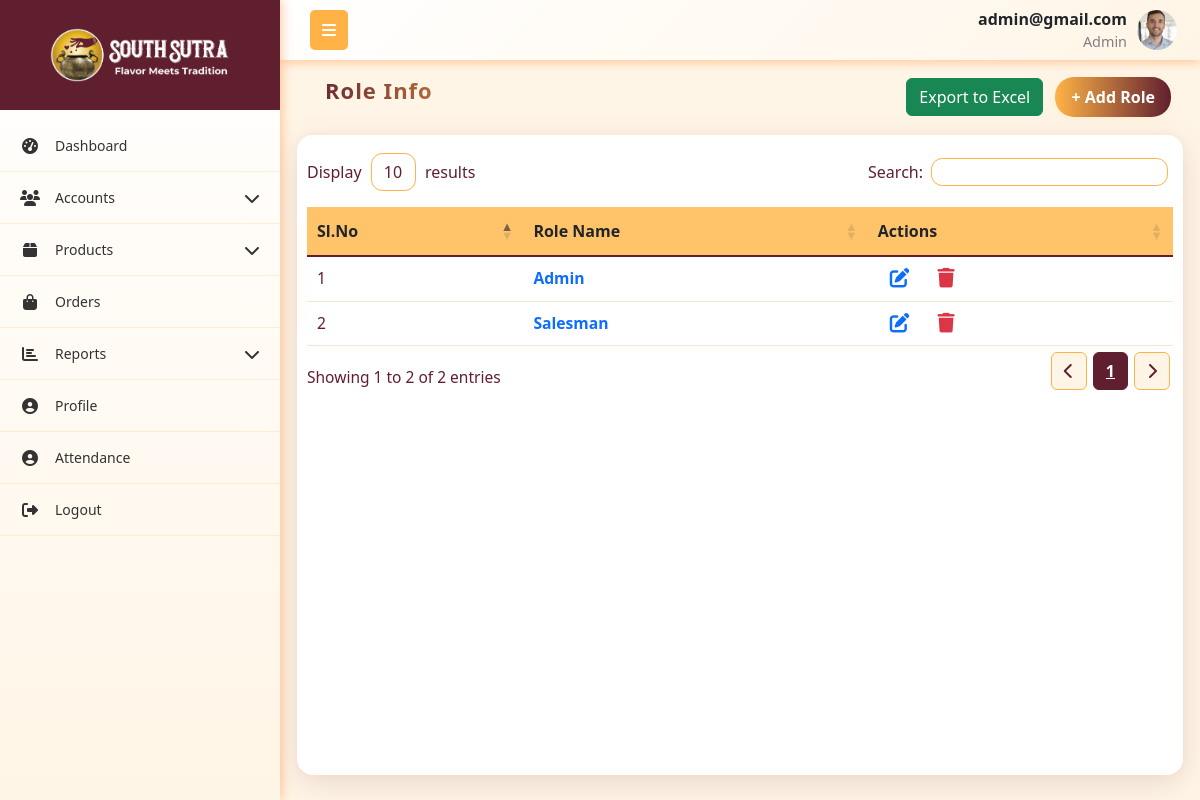
The app's page /role/table/ (signed in) with its own data.
### App1/models.py (models this page shows, shortened)
class User(models.Model):
    role = models.ForeignKey(Role,on_delete=models.CASCADE,related_name="role")
    username = models.CharField(max_length=255, unique=True)
    password = models.CharField(max_length=255)
    first_name = models.CharField(max_length=255)
    last_name = models.CharField(max_length=255)
    email = models.EmailField(unique=True)
    phone_number = models.CharField(max_length=15, unique=True)
    address = models.TextField()
    city = models.CharField(max_length=255)
    state = models.CharField(max_length=255)
    pincode = models.CharField(max_length=10)
    is_active = models.BooleanField(default=True)
    created_at = models.DateTimeField(auto_now_add=True)
    updated_at = models.DateTimeField(auto_now=True)
    profile_picture = models.ImageField(upload_to='profile_pictures/', null=True, blank=True)

class Role(models.Model):
    name = models.CharField(max_length=255, unique=True)
    created_at = models.DateTimeField(auto_now_add=True)
    updated_at = models.DateTimeField(auto_now=True)

### App1/views.py (the view)
# urls.py: path('role/table/', role_table, name='role_table'),
def role_table(request):
    current_user, role_permission = get_logged_in_user(request)
    if not current_user:
        return redirect('login')
    roles = Role.objects.all()
    context={'roles':roles,'current_user':current_user, 'role_permission': role_permission}
    return render(request, 'accounts/role_table.html',context )

### App1/views.py (called while the page is built)
def get_logged_in_user(request):
    username = request.session.get('current_user')
    if not username:
        return None
    try:
        user = User.objects.get(username=username)
        try:
            role_permission = RolePermissions.objects.get(role=user.role)
        except RolePermissions.DoesNotExist:
            role_permission = None
        return user, role_permission
    except User.DoesNotExist:
        return None, None

### templates/accounts/role_table.html (shortened to what this page needs)
{% extends 'company_admin/base.html' %}
{% load static %}
{% block content %}
<link rel="stylesheet" href="https://cdn.datatables.net/1.13.4/css/dataTables.bootstrap5.min.css">
<link rel="stylesheet" href="https://cdn.datatables.net/responsive/2.4.1/css/responsive.bootstrap5.min.css">
<link rel="stylesheet" href="https://cdnjs.cloudflare.com/ajax/libs/font-awesome/6.4.0/css/all.min.css">
<div class="container mt-1">
    <div class="mb-0 p-0">
        <div class="d-flex justify-content-between flex-wrap m-1">
            <h5 class="header">Role Info</h5>
           <div>
                <div style="position: relative; display: inline-block;">
                    <button onclick="toggleColumnSelector()" class="btn btn-success">Export to Excel</button>
                </div>
                {% if role_permission.roles_a %}
                <a href="{% url 'add_role' %}" class="btn btn-primary m-2">+ Add Role</a>
                {% endif %}
           </div>
        </div>
    </div>
    <div class="custom-card">
        <table id="roletable" class="table align-middle" style="width:100%">
            <thead class="table-header">
                <tr>
                    <th>Sl.No</th>
                    <th>Role Name</th>
                    <th>Actions</th>
                </tr>
            </thead>
            <tbody>
                {% for role in roles %}
                <tr>
                    <td>{{ forloop.counter }}</td>
                    <td><strong><a href="{% url 'role_permissions' role.id  %}" class="text-decoration-none"> {{ role.name }} </a></strong></td>
                    <td>
                        {% if role_permission.roles_e %}
                        <a href="{% url 'edit_role' role.id %}" class="btn-icon text-decoration-none" title="Edit">
                        </a>
                        {% endif %}
                        {% if role_permission.roles_d %}
                        <a href="{% url 'delete_role' role.id %}" onclick="return confirm('Are you sure?');" class="btn-icon" title="Delete">
                        </a>
                        {% endif %}
                    </td>
                </tr>
                {% endfor %}
            </tbody>
        </table>
    </div>
</div>
{% endblock content %}

### templates/company_admin/base.html (shortened to what this page needs)
{% load static %}
<!DOCTYPE html>
<html lang="en">
<head>
    <link href="https://cdnjs.cloudflare.com/ajax/libs/bootstrap/5.3.0/css/bootstrap.min.css" rel="stylesheet">
    <link href="https://cdnjs.cloudflare.com/ajax/libs/font-awesome/6.4.0/css/all.min.css" rel="stylesheet">
    <link rel="stylesheet" href="https://cdn.datatables.net/1.13.4/css/dataTables.bootstrap5.min.css">
    <link rel="stylesheet" href="https://cdn.datatables.net/responsive/2.4.1/css/responsive.bootstrap5.min.css">
    <link rel="stylesheet" href="{% static 'css/alert.css' %}">
</head>
<body>
    <nav class="top-navbar">
        <div class="navbar-container">
            <div class="navbar-left">
                <button class="sidebar-toggle" id="sidebarToggle">
                    <i class="fas fa-bars"></i>
                </button>
            </div>
            <div class="navbar-right me-2">
                <div class="navbar-user-info">
                    <span class="username">{{current_user.username}}</span>
                    <span class="role">{{current_user.role.name}}</span>
                </div>
                {% if current_user.profile_picture %}
                    <img src="{{ current_user.profile_picture.url }}"
                        alt="{{ current_user.get_full_name }}"
                        class="navbar-profile-img">
                {% else %}
                     <div class="navbar-profile-fallback">
                        {{ current_user.first_name|first|upper }}{{ current_user.last_name|first|upper }}
                    </div>
                {% endif %}
            </div>
        </div>
    </nav>
    <nav class="sidebar" id="sidebar">
        <div class="sidebar-logo-container">
            <img src="{% static 'images/logo.png' %}" alt="Company Logo"  class="logo">
        </div>
        <ul class="nav flex-column sidebar-nav">
            {% if role_permission.dashboard_v %}
            <li class="nav-item">
                <a class="nav-link" href="{% url 'dashboard' %}">
                    <i class="fas fa-tachometer-alt nav-icon"></i>
                    <span class="nav-text">Dashboard</span>
                </a>
            </li>
            {% endif %}
            {% if role_permission.roles_v or role_permission.users_v or role_permission.customer_v %}
            <li class="nav-item">
                <a class="nav-link" href="#">
                    <i class="fas fa-users nav-icon"></i>
                    <span class="nav-text">Accounts</span>
                    <i class="fas fa-chevron-down arrow"></i>
                </a>
            </li>
            {% endif %}
            {% if role_permission.category_v or role_permission.all_products_v or role_permission.daily_production_v or role_permission.inventory_v %}
            <li class="nav-item">
                <a class="nav-link" href="#">
                    <i class="fas fa-box nav-icon"></i>
                    <span class="nav-text">Products</span>
                    <i class="fas fa-chevron-down arrow"></i>
                </a>
            </li>
            {% endif %}
            {% if role_permission.orders_v %}
            <li class="nav-item">
                <a class="nav-link" href="{% url 'order_table' %}">
                    <i class="fas fa-shopping-bag nav-icon"></i>
                    <span class="nav-text">Orders</span>
                </a>
            </li>
            {% endif %}
            {% if role_permission.s_reports_v or role_permission.c_reports_v %}
            <li class="nav-item">
                <a class="nav-link" href="#">
                    <i class="fas fa-chart-bar nav-icon"></i>
                    <span class="nav-text">Reports</span>
                    <i class="fas fa-chevron-down arrow"></i>
                </a>
            </li>
            {% endif %}
            <li class="nav-item">
                <a class="nav-link" href="{% url 'profile' %}">
                    <i class="fas fa-user-circle nav-icon"></i>
                    <span class="nav-text">Profile</span>
                </a>
            </li>
            <li class="nav-item">
                <a class="nav-link" href="{% url 'attendance' %}">
                    <i class="fas fa-user-circle nav-icon"></i>
                    <span class="nav-text">Attendance</span>
                </a>
            </li>
            <li class="nav-item">
                <a class="nav-link" href="{% url 'logout' %}" onclick="return confirm('Are you sure?');" >
                    <i class="fas fa-sign-out-alt nav-icon"></i>
                    <span class="nav-text">Logout</span>
                </a>
            </li>
        </ul>
    </nav>
    <main class="main-content" id="mainContent">
        {% block content %}{% endblock %}
    </main>
</body>
</html>

### templates/company_admin/base.html (style rules this page uses)
:root { --primary-red: #601F2F; --primary-orange: #ffb347; --accent-yellow: #fc3; --light-orange: #fff5e6; --dark-red: #4a1824; --sidebar-width: 280px; --sidebar-collapsed: 60px; }
* { box-sizing: border-box; }
body { font-family: 'Segoe UI', Tahoma, Geneva, Verdana, sans-serif; background-color: #f8f9fa; margin: 0; padding: 0; overflow-x: hidden; }
.top-navbar { background: linear-gradient(135deg, white 0%, var(--light-orange) 100%); box-shadow: 0 2px 10px rgba(255, 106, 0, 0.35); position: fixed; top: 0; left: var(--sidebar-width); right: 0; z-index: 1030; height: 60px; padding: 0; transition: left 0.3s ease; }
.navbar-container { display: flex; align-items: center; justify-content: space-between; height: 100%; padding: 0 15px; max-width: 100%; }
.navbar-left { display: flex; align-items: center; flex-shrink: 0; }
.sidebar-toggle { background: var(--primary-orange); border: none; color: white; padding: 8px 12px; border-radius: 5px; margin-left: 15px; cursor: pointer; }
.navbar-right { flex-shrink: 0; display: flex; align-items: center; gap: 10px; }
.navbar-profile-img { width: 40px; height: 40px; border-radius: 50%; object-fit: cover; }
.navbar-user-info { display: flex; flex-direction: column; align-items: flex-end; }
.navbar-user-info .username { font-weight: 600; }
.navbar-user-info .role { font-size: 0.9rem; color: gray; }
.sidebar { position: fixed; top: 0; left: 0; height: 100vh; width: var(--sidebar-width); background: linear-gradient(180deg, white 0%, var(--light-orange) 100%); transform: translateX(0); transition: width 0.3s ease; z-index: 1040; overflow-y: auto; box-shadow: 2px 0 10px rgba(255, 106, 0, 0.35); display: flex; flex-direction: column; }
.sidebar-logo-container { display: flex; align-items: center; justify-content: center; height: 110px; width: 100%; background-color: #601F2F; margin-bottom: 10px; transition: opacity 0.3s, height 0.3s, margin-bottom 0.3s; }
.sidebar-logo-container .logo { width: 200px; height: auto; background: transparent; padding: 8px 10px; }
.sidebar:not(.collapsed) .sidebar-logo-container { opacity: 1; height: 110px; margin-bottom: 10px; }
.sidebar-nav { padding: 0; margin: 0; list-style: none; flex: 1 1 auto; }
.nav-item { border-bottom: 1px solid rgba(255, 179, 71, 0.2); }
.nav-link { color: #333; padding: 15px 20px; display: flex; align-items: center; text-decoration: none; transition: all 0.3s ease; position: relative; cursor: pointer; }
.nav-icon { width: 20px; margin-right: 15px; text-align: center; font-size: 16px; }
.nav-text { flex-grow: 1; font-size: 14px; }
.arrow { transition: transform 0.3s ease; margin-left: auto; }
.main-content { margin-top: 60px; padding: 5px; transition: margin-left 0.3s ease; min-height: calc(100vh - 60px); }
@media (min-width: 768px) { .sidebar { transform: translateX(0); top: 0; height: 100vh; } }
@media (min-width: 768px) { .main-content { margin-left: var(--sidebar-width); } }

### records on screen
User: username "admin@gmail.com", role.name "Admin", profile_picture (picture)
Role: name "Admin"
Role: name "Salesman"
